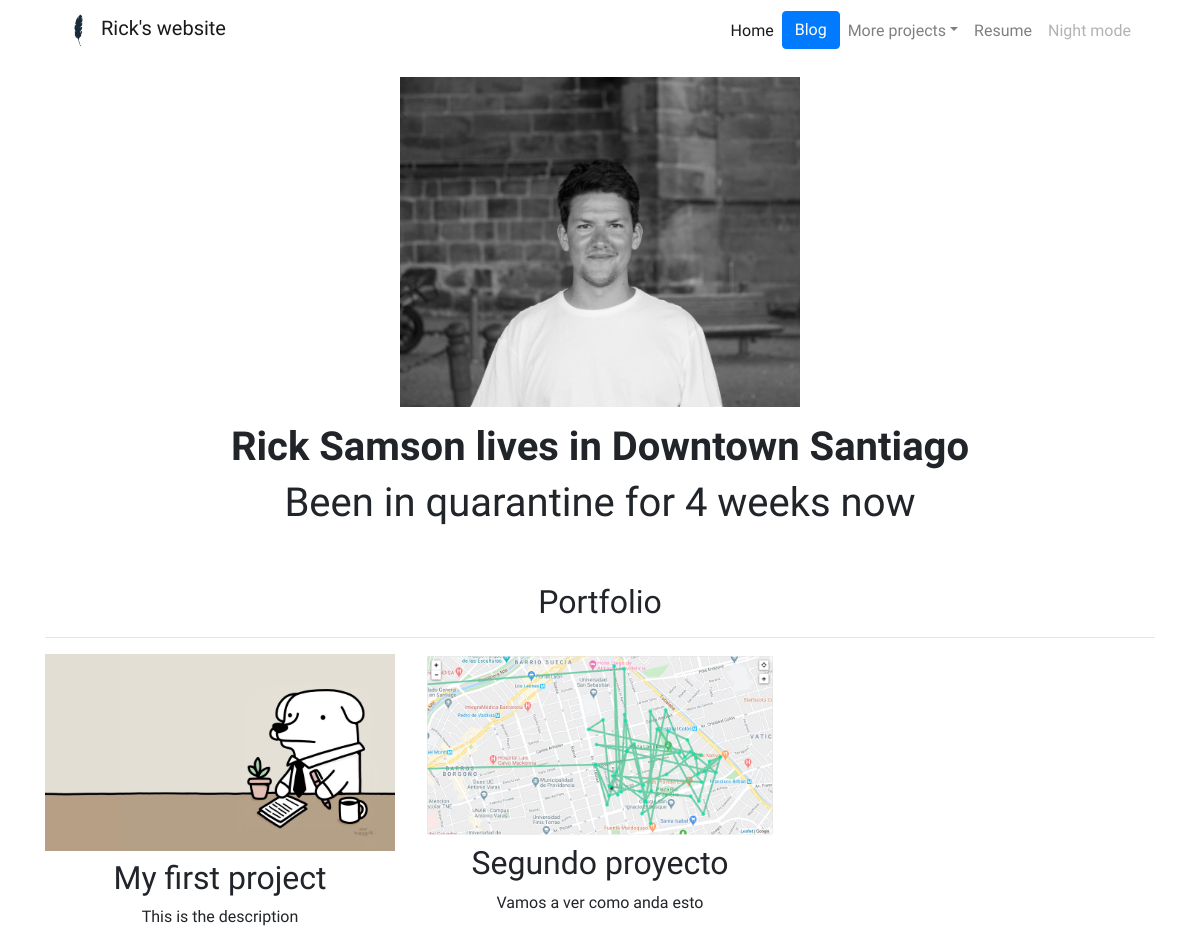
Before: / with the older database file.
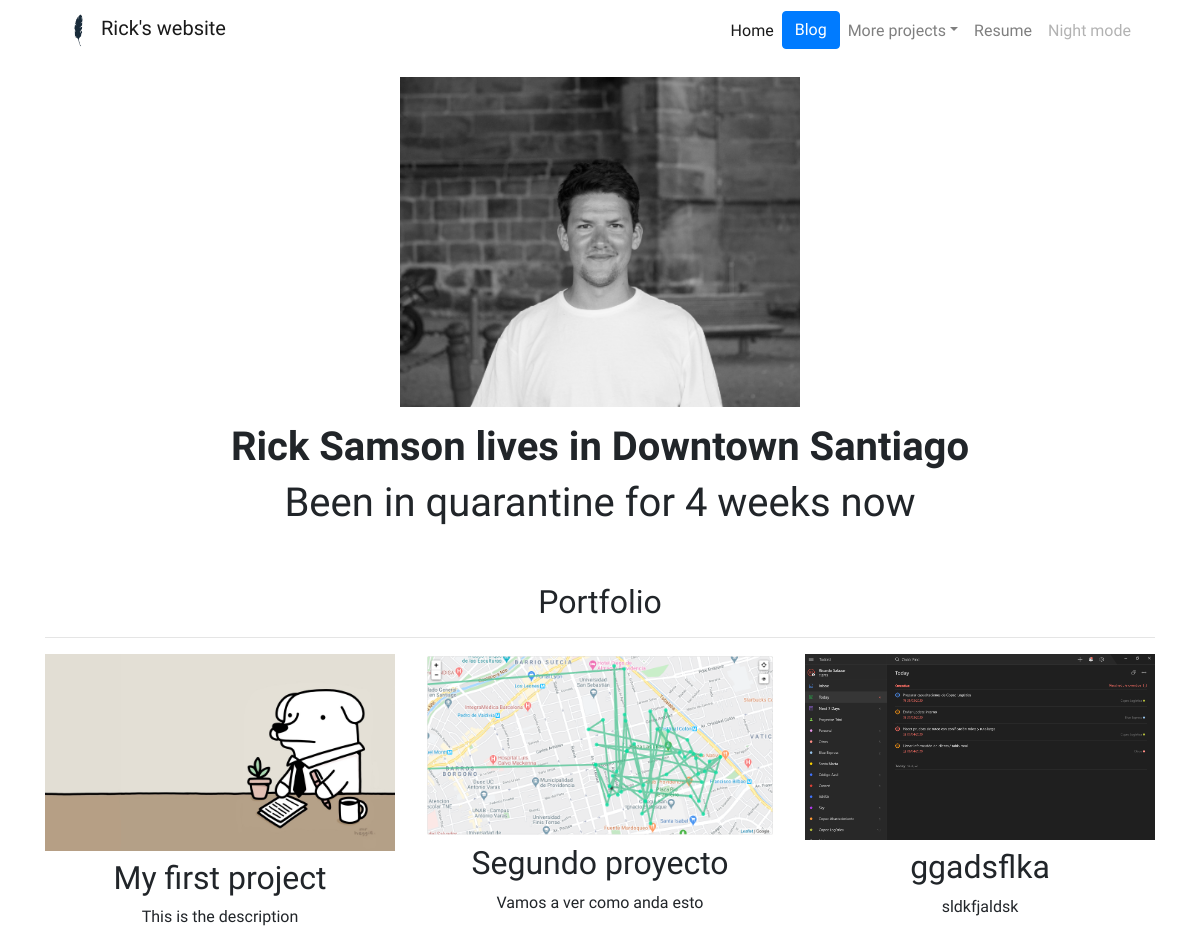
After: the same page with the newer database file.
### portfolio/models.py (models this page shows, shortened)
class Project(models.Model):
    title = models.CharField(max_length=100)
    description = models.CharField(max_length=250)
    image = models.ImageField(upload_to='portfolio/images/')
    url = models.URLField(blank=True)

### portfolio/views.py (the view)
# urls.py: 2. Add a URL to urlpatterns:  path('', views.home, name='home')
def home(request):
    projects = Project.objects.all()
    return render(request, 'portfolio/home.html', {'projects':projects})

### portfolio/templates/portfolio/home.html
{% extends 'portfolio/base.html' %}
{% block content %}
    {% load static %}
    <div class="row justify-content-center my-3">
      <div class="col-5">
        <img src="{% static 'portfolio/IMG_2539-1.jpg' %}" class="img-fluid" width="400">
      </div>
    </div>
    <div class="row justify-content-center mb-3">
      <div class="col-md-9 text-center">
        <h1 id="hometext" class="font-weight-bold">Rick Samson lives in Downtown Santiago</h1>
        <h1>Been in quarantine for 4 weeks now</h1>
      </div>
    </div>
    <h2 class="mt-5">Portfolio</h2>
    <hr>
    <div class="row">
      {% for project in projects %}
      <div class="col-lg-4 col-md-6">
        {% if project.url %}
        <a href="{{ project.url }}">
          <img src="{{ project.image.url }}" class="img-fluid mb-2" width=400><br>
        </a>
        {% else %}
          <img src="{{ project.image.url }}" class="img-fluid mb-2" width=400><br>
        {% endif %}
        <h2>{{ project.title }}</h2>
        <p>{{ project.description }}</p>
      </div>
      {% endfor %}
    </div>
{% endblock %}

### portfolio/templates/portfolio/base.html (shortened to what this page needs)
<!doctype html>
<html lang="en">
  {% load static %}
  <head>
    <link rel="stylesheet" href="https://stackpath.bootstrapcdn.com/bootstrap/4.4.1/css/bootstrap.min.css">
    <link rel="stylesheet" href="{% static 'portfolio/custom.css' %}">
  </head>
  <body>
    <div class="container">
      <nav class="navbar navbar-expand-md navbar-light">
        <a class="navbar-brand" href="{% url 'home' %}">
          <img src="{% static 'portfolio/feather.png' %}" height=35 class="d-inline-block align-top" alt="logo">
          <span>Rick's website</span>
        </a>
        <div class="collapse navbar-collapse text-center" id="navbarSupportedContent">
          <ul class="navbar-nav ml-auto">
            <li class="nav-item active">
              <a class="nav-link" href="{% url 'home' %}">Home<span class="sr-only">(current)</span></a>
            </li>
            <li class="nav-item">
              <a class="btn btn-primary" href="{% url 'blog:all_blogs' %}" role="button" >Blog</a>
            </li>
            <li class="nav-item dropdown">
              <a class="nav-link dropdown-toggle" href="#" id="navbarDropdown" role="button" data-toggle="dropdown" aria-haspopup="true" aria-expanded="false">More projects</a>
            </li>
            <li class="nav-item">
              <a class="nav-link" href="{% static 'portfolio/CV Ricardo Salazar Hanson.pdf' %}">Resume</a>
            </li>
            <li class="nav-item">
              <a class="nav-link disabled" href="#" tabindex="-1" aria-disabled="true">Night mode</a>
            </li>
          </ul>
        </div>
      </nav>
      <div class="text-center">
        {% block content %}{% endblock %}
      </div>
    </div>
  </body>
</html>

### portfolio/static/portfolio/custom.css (style rules this page uses)
body { font-family: 'Baloo Paaji 2', cursive; }

Changed rows visible on the page:
added Project: image (picture), title "ggadsflka", description "sldkfjaldsk"
